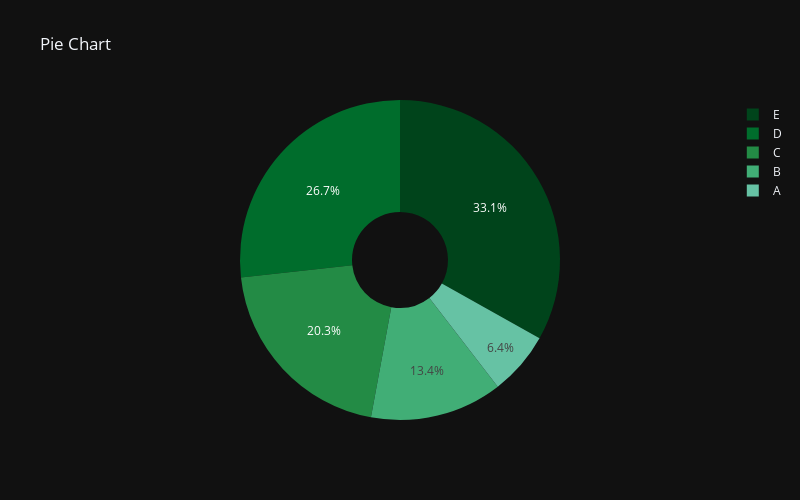

Notebook source saved alongside this figure:
### Code cell
labels = ['A', 'B', 'C', 'D', 'E']
counts = [11,23,35,46,57]
fig = px.pie(labels=labels, values=counts, title='Pie Chart', names=labels, hole=0.3, template='plotly_dark',
height=500, width=800, color_discrete_sequence=px.colors.sequential.BuGn_r)   
fig.show()

### Figure 1 — Plotly figure (JSON) as saved in the notebook; plotly's stock layout.template omitted (floating-point values rounded to 4 significant figures)
{"data": [{"domain": {"x": [0, 1], "y": [0, 1]}, "hole": 0.3, "hovertemplate": "label=%{label}<br>value=%{value}<extra></extra>", "labels": ["A", "B", "C", "D", "E"], "legendgroup": "", "name": "", "showlegend": true, "type": "pie", "values": [11, 23, 35, 46, 57]}], "layout": {"height": 500, "legend": {"tracegroupgap": 0}, "piecolorway": ["rgb(0,68,27)", "rgb(0,109,44)", "rgb(35,139,69)", "rgb(65,174,118)", "rgb(102,194,164)", "rgb(153,216,201)", "rgb(204,236,230)", "rgb(229,245,249)", "rgb(247,252,253)"], "title": {"text": "Pie Chart"}, "width": 800}}
